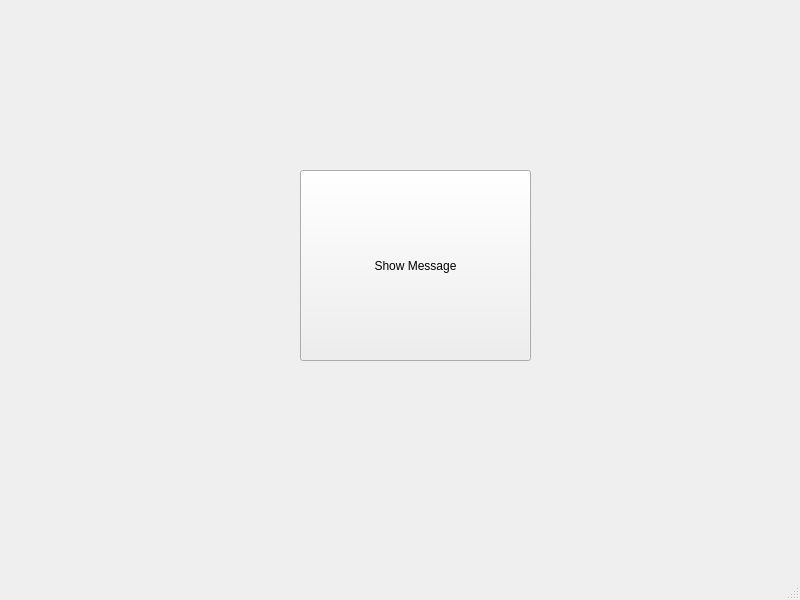
<?xml version="1.0" encoding="UTF-8"?>
<ui version="4.0">
 <class>MainWindow</class>
 <widget class="QMainWindow" name="MainWindow">
  <property name="geometry">
   <rect>
    <x>0</x>
    <y>0</y>
    <width>800</width>
    <height>600</height>
   </rect>
  </property>
  <property name="windowTitle">
   <string>MainWindow</string>
  </property>
  <widget class="QWidget" name="centralwidget">
   <widget class="QPushButton" name="pushButton">
    <property name="geometry">
     <rect>
      <x>300</x>
      <y>170</y>
      <width>231</width>
      <height>191</height>
     </rect>
    </property>
    <property name="text">
     <string>Show Message</string>
    </property>
   </widget>
  </widget>
  <widget class="QMenuBar" name="menubar">
   <property name="geometry">
    <rect>
     <x>0</x>
     <y>0</y>
     <width>800</width>
     <height>22</height>
    </rect>
   </property>
  </widget>
  <widget class="QStatusBar" name="statusbar"/>
 </widget>
 <resources/>
 <connections/>
</ui>
